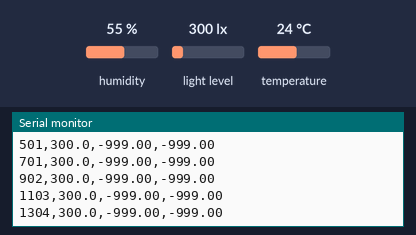
Bench run of a sketch on a simulated ESP32. Shown: the last lines printed to the serial monitor. The test bench sets the inputs (shaded band); at power-on: humidity 55 %, light level 300 lx, temperature 24 °C.

Above: at 1.5 s.
1.6 s: humidity set to 22 %
At 1.66 s:
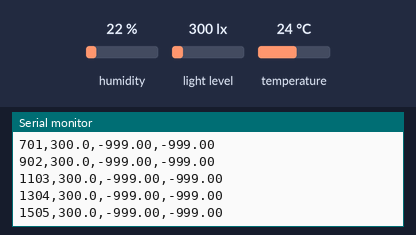
3.1 s: light level set to 40 lx
At 3.27 s:
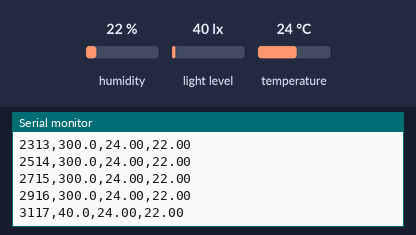
4.6 s: temperature set to 12 °C
At 4.68 s:
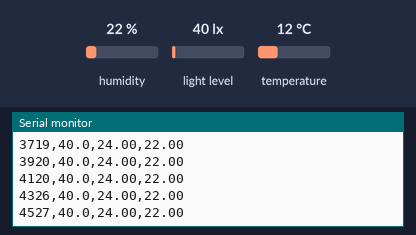
6.1 s: light level set to 500 lx
At 6.3 s:
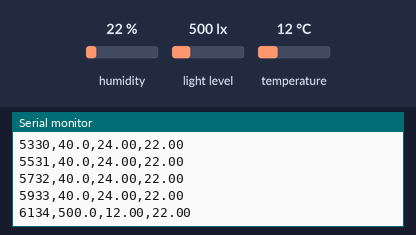
7.6 s: humidity set to 40 %
At 7.7 s:
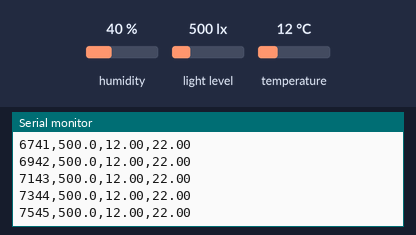
Timing chart, 0 to 10.1 s (numbered marks = the images above; inputs shaded):
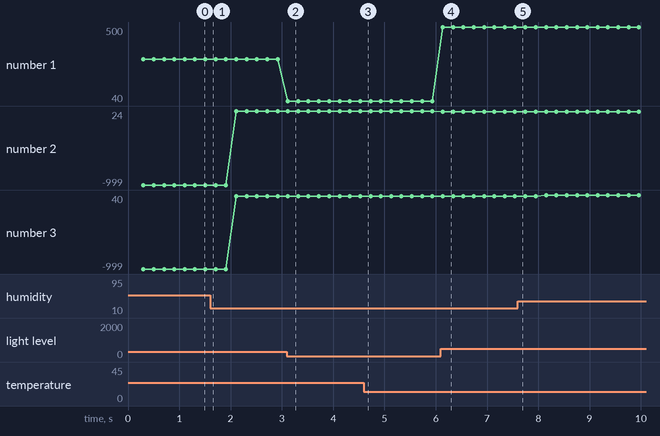

The sketch:

bh175_dht_combined.ino
```cpp
#include <Wire.h>
#include <BH1750.h>
#include "DHT.h"

#define DHTPIN 27
#define DHTTYPE DHT22

BH1750 lightMeter;
DHT dht(DHTPIN, DHTTYPE);

// DHT22 should be read ~every 2 seconds
const unsigned long DHT_PERIOD_MS = 2000;
unsigned long lastDhtMs = 0;
float lastTemp = NAN;
float lastHum = NAN;

void setup() {
  Serial.begin(115200);
  delay(300);

  Wire.begin(21, 22);

  if (!lightMeter.begin(BH1750::CONTINUOUS_HIGH_RES_MODE)) {
    Serial.println("BH1750 not found");
    while (1);
  }

  dht.begin();

  Serial.println("timestamp_ms,light_lux,temp_c,humidity_pct");
}

void loop() {
  unsigned long t = millis();

  // Read BH1750 whenever (fast)
  float lux = lightMeter.readLightLevel();

  // Read DHT22 only every 2 seconds
  if (t - lastDhtMs >= DHT_PERIOD_MS) {
    lastDhtMs = t;
    float h = dht.readHumidity();
    float temp = dht.readTemperature();

    if (!isnan(h) && !isnan(temp)) {
      lastTemp = temp;
      lastHum = h;
    }
  }

  // If DHT hasn't produced a reading yet, output -999 placeholders
  float outTemp = isnan(lastTemp) ? -999 : lastTemp;
  float outHum  = isnan(lastHum)  ? -999 : lastHum;

  Serial.print(t); Serial.print(",");
  Serial.print(lux, 1); Serial.print(",");
  Serial.print(outTemp, 2); Serial.print(",");
  Serial.println(outHum, 2);

  delay(200); // 5 Hz overall logging (nice for plotting)
}
```

Measured:
- after the input at 3.1 s, the serial monitor: prints a new line at once (image 2)
- after the input at 6.1 s, the serial monitor: prints a new line at once (image 4)
- plotted number 1: 300 → 40 after the input at 3.1 s, 40 → 500 after the input at 6.1 s
- plotted number 3: -999 → 22 after the input at 1.6 s
